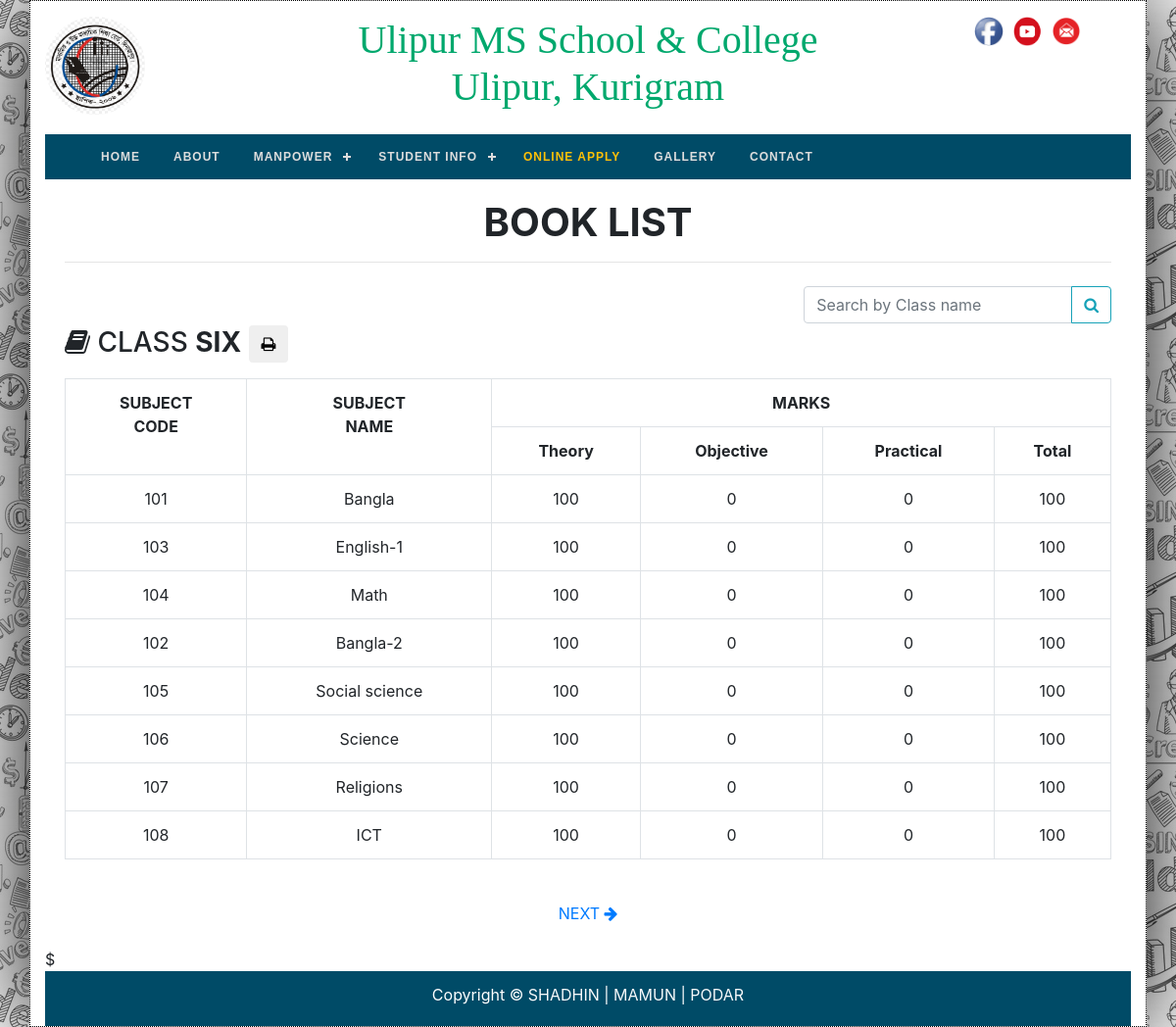
The app's page /website/student-books.php with its own data.
### tables this page shows
CREATE TABLE `books` (
  `id` int(11) NOT NULL,
  `class_name` varchar(255) NOT NULL,
  `class_group` varchar(255) DEFAULT NULL,
  `subject_code` int(11) DEFAULT NULL,
  `subject_name` varchar(255) NOT NULL,
  `theory_marks` int(11) DEFAULT '0',
  `objective_marks` int(11) DEFAULT '0',
  `practical_marks` int(11) DEFAULT '0'
);

### website/classes/Student.php (called while the page is built, shortened)
<?php
class Student
{
    public function bookList($class, $class_group = null)
    {
        if ($class == 'TEN' OR $class == 'NINE' OR $class == 'ten' OR $class == 'nine' OR $class == 10 OR $class == 9) {
            $query = "SELECT * FROM books WHERE class_name = '$class' AND class_group = '$class_group'";
        } else {
            $query = "SELECT * FROM books WHERE class_name = '$class'";
        }
        $data = DB::select($query);
        return $data;
    }
    public function distinctClassFromBooks($start_from, $per_page)
    {
        $query = "SELECT DISTINCT class_name, class_group FROM books LIMIT $start_from, $per_page";
        $data = DB::select($query);
        return $data;
    }
    public function totalBooks()
    {
        $query = "SELECT DISTINCT class_name, class_group FROM books";
        $data = DB::select($query);
        $rows = $data->num_rows;
        return $rows;
    }
}

### website/classes/DB.php (called while the page is built, shortened)
<?php
class DB{
    protected static $host     = "localhost";
    protected static $username = "root";
    protected static $password = "";
    protected static $database = "high_school";
    public static function connection()
    {
        try{
            $mysqli = new mysqli(self::$host, self::$username, self::$password, self::$database);
            return $mysqli;
        }catch (Exception $e){
            die("Server not connected ! ".$e->getMessage());
        }
    }
    public static function select($query)
    {
        $data = self::connection()->query($query);
        return $data;
    }
}

### website/student-books.php (the view, shortened to what this page needs)
<?php require 'includes/header.php'; ?>
    <div class="card-body">
        <h1 class="text-center font-weight-bold">BOOK LIST</h1>
        <hr>
        <div class="table-responsive">
            <?php
                $per_page = 1;
                $page = (isset($_GET['p']) AND ($_GET['p'] > 0)) ? $_GET['p'] : 1;
                $start_from = ($page - 1) * $per_page;
            ?>
            <?php
                if (isset($_POST['key'])) {
                    $classes = $student->bookSearchByClass($_POST['key']);
                } else {
                    $classes = $student->distinctClassFromBooks($start_from, $per_page);
                }
            ?>
            <div class="float-right mt-2">
                <form method="post">
                    <div class="input-group mb-3">
                        <input type="text" name="key" class="form-control" placeholder="Search by Class name" required>
                        <div class="input-group-append">
                            <button type="submit" class="btn btn-outline-info">
                                <i class="fa fa-search"></i>
                            </button>
                        </div>
                    </div>
                </form>
            </div>
            <br>
            <?php foreach ($classes as $class) { ?>
                <div id="printBookList_<?php echo $class['class_name'] . $class['class_group']; ?>">
                    <h3 class="mt-4 mb-3 text-uppercase">
                        <i class="fa fa-book"></i> CLASS
                        <strong><?php echo (isset($_POST['key'])) ? str_ireplace($_POST['key'], '<span style="background-color: yellow">' . $_POST["key"] . '</span>', $class['class_name']) : $class['class_name']; ?></strong>
                        <button id="print-btn" onclick="schoolInfo(); printdiv('printBookList_<?php echo $class['class_name'] . $class['class_group']; ?>')"
                                class="btn"><i class="fa fa-print"></i></button>
                    </h3>
                    <table class="table table-bordered text-center">
                        <tr>
                            <th rowspan="2">SUBJECT <br> CODE</th>
                            <th rowspan="2">SUBJECT <br> NAME</th>
                            <th colspan="4">MARKS</th>
                        </tr>
                        <tr>
                            <th>Theory</th>
                            <th>Objective</th>
                            <th>Practical</th>
                            <th>Total</th>
                        </tr>
                        <?php
                        $books = $student->bookList($class['class_name'], $class['class_group']);
                        foreach ($books as $book) {
                            ?>
                            <tr>
                                <td><?php echo $book['subject_code']; ?></td>
                                <td><?php echo $book['subject_name']; ?></td>
                                <td><?php echo $theory = $book['theory_marks']; ?></td>
                                <td><?php echo $objective = $book['objective_marks']; ?></td>
                                <td><?php echo $practical = $book['practical_marks']; ?></td>
                                <td><?php echo $theory + $objective + $practical; ?></td>
                            </tr>
                        <?php } ?>
                    </table>
                </div>
            <?php } ?>
        </div>
    </div>
    <p class="text-center">
        <?php
        $class_rows = $student->totalBooks();
        $total_page = ceil($class_rows / $per_page);
        ?>
        <?php $next_page = (isset($_GET['p'])) ? $_GET['p'] + 1 : 2;
        if (isset($_GET['p']) AND ($_GET['p'] > 1)) { ?>
        <?php }
        if ($next_page <= $total_page) { ?>
            <a href="?p=<?php echo $next_page; ?>" class='btn'>NEXT <i class="fa fa-arrow-right"></i></a>
        <?php } ?>
    </p>
<?php require 'includes/footer.php'; ?>

### records on screen
books: subject_code "101", subject_name "Bangla", theory_marks "100", objective_marks "0", practical_marks "0", $theory + $objective + $practical "100"
books: subject_code "103", subject_name "English-1", theory_marks "100", objective_marks "0", practical_marks "0", $theory + $objective + $practical "100"
books: subject_code "104", subject_name "Math", theory_marks "100", objective_marks "0", practical_marks "0", $theory + $objective + $practical "100"
books: subject_code "102", subject_name "Bangla-2", theory_marks "100", objective_marks "0", practical_marks "0", $theory + $objective + $practical "100"
books: subject_code "105", subject_name "Social science", theory_marks "100", objective_marks "0", practical_marks "0", $theory + $objective + $practical "100"
books: subject_code "106", subject_name "Science", theory_marks "100", objective_marks "0", practical_marks "0", $theory + $objective + $practical "100"
books: subject_code "107", subject_name "Religions", theory_marks "100", objective_marks "0", practical_marks "0", $theory + $objective + $practical "100"
books: subject_code "108", subject_name "ICT", theory_marks "100", objective_marks "0", practical_marks "0", $theory + $objective + $practical "100"

### other values on screen
$class['class_name'] "SIX"
